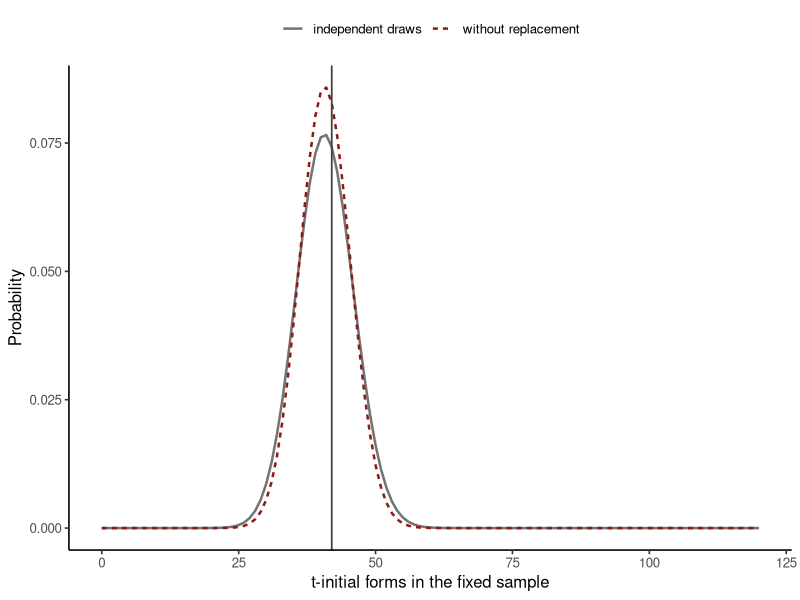

Reproduce this figure in R.
## ---- chunk 1
#| label: load-unimorph-hypergeometric
library(ggplot2)

population <- read.csv(
  "data/unimorph-turkish/verb-past-population.csv",
  stringsAsFactors = FALSE
)
sample_120 <- read.csv(
  "data/unimorph-turkish/verb-past-sample-120.csv",
  stringsAsFactors = FALSE
)

N <- nrow(population)
K <- sum(population$t_initial)
n <- nrow(sample_120)
x_observed <- sum(sample_120$t_initial)
p_population <- K / N
finite_population_correction <- (N - n) / (N - 1)

support <- max(0L, n - (N - K)):min(n, K)
reference <- data.frame(t_initial_count = support)
reference$without_replacement <- dhyper(support, m = K, n = N - K, k = n)
reference$independent_draw <- dbinom(support, size = n, prob = p_population)

hyper_mean <- n * p_population
hyper_variance <- n * p_population * (1 - p_population) * finite_population_correction
binomial_variance <- n * p_population * (1 - p_population)

stopifnot(
  N == 588L, K == 200L, n == 120L, x_observed == 42L,
  !anyDuplicated(population$lemma),
  all(sample_120$lemma %in% population$lemma),
  abs(sum(reference$without_replacement) - 1) < 1e-12
)

data.frame(N, K, n, x_observed, hyper_mean, hyper_variance,
           binomial_variance, finite_population_correction)
## ---- chunk 2
#| label: plot-unimorph-hypergeometric
#| fig-cap: "Without-replacement and independent-draw reference masses for the Turkish UniMorph sample. The vertical line marks the fixed sample count."
reference_long <- rbind(
  data.frame(count = support, probability = reference$without_replacement,
             design = "without replacement"),
  data.frame(count = support, probability = reference$independent_draw,
             design = "independent draws")
)

ggplot(reference_long, aes(count, probability, color = design, linetype = design)) +
  geom_line(linewidth = 0.85) +
  geom_vline(xintercept = x_observed, color = "grey25", linewidth = 0.6) +
  scale_color_manual(values = c("without replacement" = "#8B1A1A",
                                "independent draws" = "grey45")) +
  labs(x = "t-initial forms in the fixed sample", y = "Probability",
       color = NULL, linetype = NULL) +
  theme_classic(base_size = 12) +
  theme(legend.position = "top")
